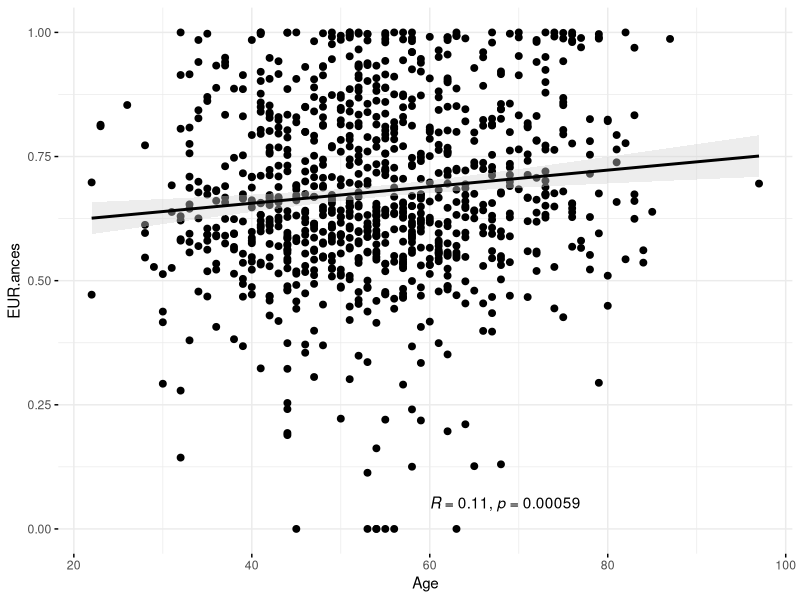
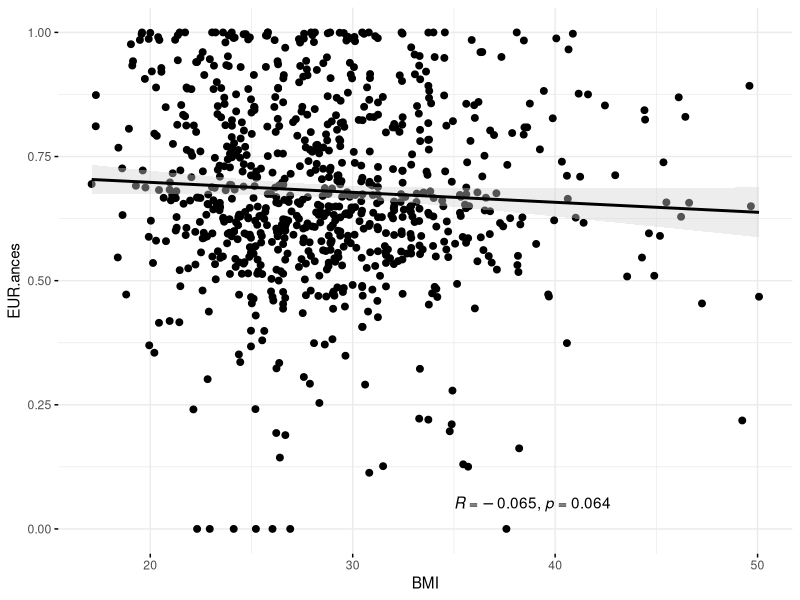

These charts were generated, in order, by the following R code: (Note: this script raises an error after producing the figures.)
## ---- chunk 1
library(readxl)
library(ggpubr)
library(gridExtra)
library(rstatix)
## ---- chunk 2
df <- read_excel("dataset_LACRN.xlsx") #set path
## ---- chunk 3
corr <- ggscatter(df, x = "Age", y = "EUR.ances",
          add = "reg.line", conf.int = TRUE,    
          add.params = list(fill = "lightgray"),
          ggtheme = theme_minimal()
          )+
  stat_cor(method = "spearman",
           label.x = 60, label.y = 0.05) 
## ---- chunk 4
corr2 <- ggscatter(df, x = "BMI", y = "EUR.ances",
          add = "reg.line", conf.int = TRUE,    
          add.params = list(fill = "lightgray"),
          ggtheme = theme_minimal()
          )+
  stat_cor(method = "spearman",
           label.x = 35, label.y = 0.05)
## ---- chunk 5
edu <- df[!is.na(df$EducationYears),]
educ <- ggplot(edu, aes(x=edu$EducationYears, y=EUR.ances, fill = edu$EducationYears)) + 
   geom_quasirandom(width = 0.4, aes(color = EducationYears))+
 scale_fill_manual(values=c("navyblue","red3"))+
  scale_color_manual(values=c("navyblue","red3"))+
  geom_boxplot(fill="white", alpha = 0) +
  theme(legend.position="none", panel.background = element_blank())+labs(x="Education Years", y = "EUR Ancestry")+
  theme_classic() + theme(legend.position = "none", axis.text.x = element_text(size = 10, color = "black"), axis.text.y = element_text(size = 10, color = "black")) + annotate("text",x=1.5, y=1.1, label="Wilcoxon p-value = 0.984", size = 3.5, fontface="italic")
## ---- chunk 6
hist <- df[!is.na(df$Hist_Grade),]
hist$Hist_Grade <- factor(hist$Hist_Grade, levels = c("Low", "Intermediate","High"))
histg <- ggplot(hist, aes(x=hist$Hist_Grade, y=EUR.ances, fill = hist$Hist_Grade)) + 
   geom_quasirandom(width = 0.4, aes(color = Hist_Grade))+
 scale_fill_manual(values=c("navyblue","darkgreen","red3"))+
  scale_color_manual(values=c("navyblue","darkgreen","red3"))+
  geom_boxplot(fill="white", alpha = 0) +
  theme(legend.position="none", panel.background = element_blank())+labs(x="Histological grade", y = "EUR Ancestry")+
  theme_classic() + theme(legend.position = "none", axis.text.x = element_text(size = 10, color = "black"), axis.text.y = element_text(size = 10, color = "black")) + annotate("text",x=1.5, y=1.1, label="Wilcoxon p-value = 0.344", size = 3.5, fontface="italic")
## ---- chunk 7
stage <- df[!is.na(df$Stage),]
stage$Stage <- factor(stage$Stage, levels = c("Early","Locally Advanced"))
stag <- ggplot(stage, aes(x=stage$Stage, y=EUR.ances, fill = stage$Stage)) + 
   geom_quasirandom(width = 0.4, aes(color = Stage))+
 scale_fill_manual(values=c("navyblue","red3"))+
  scale_color_manual(values=c("navyblue","red3"))+
  geom_boxplot(fill="white", alpha = 0) +
  theme(legend.position="none", panel.background = element_blank())+labs(x="Stage", y = "EUR Ancestry")+
  theme_classic() + theme(legend.position = "none", axis.text.x = element_text(size = 10, color = "black"), axis.text.y = element_text(size = 10, color = "black")) + annotate("text",x=1.5, y=1.1, label="Wilcoxon p-value < 0.001", size = 3.5, fontface="italic")
## ---- chunk 8
cn <- df[!is.na(df$cN),]
cn$cN <- factor(cn$cN, levels = c("Negative","Positive"))
node <- ggplot(cn, aes(x=cn$cN, y=EUR.ances, fill = cn$cN)) + 
   geom_quasirandom(width = 0.4, aes(color = cN))+
 scale_fill_manual(values=c("navyblue","red3"))+
  scale_color_manual(values=c("navyblue","red3"))+
  geom_boxplot(fill="white", alpha = 0) +
  theme(legend.position="none", panel.background = element_blank())+labs(x="cN", y = "EUR Ancestry")+
  theme_classic() + theme(legend.position = "none", axis.text.x = element_text(size = 10, color = "black"), axis.text.y = element_text(size = 10, color = "black")) + annotate("text",x=1.5, y=1.1, label="Wilcoxon p-value < 0.001", size = 3.5, fontface="italic")
## ---- chunk 9
ct <- df[!is.na(df$cT),]
ct$cT <- factor(ct$cT, levels = c("T1","T2","T3","T4"))
tumor <- ggplot(ct, aes(x=ct$cT, y=EUR.ances, fill = ct$cT)) + 
   geom_quasirandom(width = 0.4, aes(color = cT))+
 scale_fill_manual(values=c("#e7298a","#d95f02","#66a61e","#7570b3"))+
  scale_color_manual(values=c("#e7298a","#d95f02","#66a61e","#7570b3"))+
  geom_boxplot(fill="white", alpha = 0) +
  theme(legend.position="none", panel.background = element_blank())+labs(x="cN", y = "EUR Ancestry")+
  theme_classic() + theme(legend.position = "none", axis.text.x = element_text(size = 10, color = "black"), axis.text.y = element_text(size = 10, color = "black")) + annotate("text",x=1.5, y=1.1, label="Wilcoxon p-value = 0.053", size = 3.5, fontface="italic")
## ---- chunk 10
# Combine the plots with gridExtra to save them
tiff("extended_fig1.tiff", units="in", width=15, height=10, res=1200)
grid.arrange(corr, corr2, educ, histg, stag, node, tumor, nrow = 2) 
# insert ggplot code
dev.off()
## ---- chunk 11
corr1 <- ggscatter(arg, x = "BMI", y = "EUR.ances",
          add = "reg.line", conf.int = TRUE, title = "Argentina",    
          add.params = list(fill = "lightgray"),
          ggtheme = theme_minimal()
          )+
  stat_cor(method = "spearman", 
           label.x = 25, label.y = 0.05)

corr2 <- ggscatter(bra, x = "BMI", y = "EUR.ances",
          add = "reg.line", conf.int = TRUE,  title = "Brazil",    
          add.params = list(fill = "lightgray"),
          ggtheme = theme_minimal()
          )+
  stat_cor(method = "spearman", 
           label.x = 20, label.y = 0.05)

corr3 <- ggscatter(ch, x = "BMI", y = "EUR.ances",
          add = "reg.line", conf.int = TRUE,    title = "Chile",  
          add.params = list(fill = "lightgray"),
          ggtheme = theme_minimal()
          )+
  stat_cor(method = "spearman", 
           label.x = 20, label.y = 0.05)

corr4 <- ggscatter(mex, x = "BMI", y = "EUR.ances",
          add = "reg.line", conf.int = TRUE,    title = "Mexico",  
          add.params = list(fill = "lightgray"),
          ggtheme = theme_minimal()
          )+
  stat_cor(method = "spearman", 
           label.x = 20, label.y = 0.05)

corr5 <- ggscatter(uru, x = "BMI", y = "EUR.ances",
          add = "reg.line", conf.int = TRUE,    title = "Uruguay",  
          add.params = list(fill = "lightgray"),
          ggtheme = theme_minimal()
          )+
  stat_cor(method = "spearman", 
           label.x = 20, label.y = 0.05)
## ---- chunk 12
# Combine the plots with gridExtra to save them
tiff("Country_BMI_corr_EUR.tiff", units="in", width=15, height=10, res=1200)
grid.arrange(corr1, corr2, corr3, corr4, corr5, nrow = 2) 
# insert ggplot code
dev.off()
## ---- chunk 13
corr1 <- ggscatter(arg, x = "Age", y = "EUR.ances",
          add = "reg.line", conf.int = TRUE, title = "Argentina",    
          add.params = list(fill = "lightgray"),
          ggtheme = theme_minimal()
          )+
  stat_cor(method = "spearman", 
           label.x = 40, label.y = 0.05)

corr2 <- ggscatter(bra, x = "Age", y = "EUR.ances",
          add = "reg.line", conf.int = TRUE,  title = "Brazil",    
          add.params = list(fill = "lightgray"),
          ggtheme = theme_minimal()
          )+
  stat_cor(method = "spearman", 
           label.x = 30, label.y = 0.05)

corr3 <- ggscatter(ch, x = "Age", y = "EUR.ances",
          add = "reg.line", conf.int = TRUE,    title = "Chile",  
          add.params = list(fill = "lightgray"),
          ggtheme = theme_minimal()
          )+
  stat_cor(method = "spearman", 
           label.x = 30, label.y = 0.05)

corr4 <- ggscatter(mex, x = "Age", y = "EUR.ances",
          add = "reg.line", conf.int = TRUE,    title = "Mexico",  
          add.params = list(fill = "lightgray"),
          ggtheme = theme_minimal()
          )+
  stat_cor(method = "spearman", 
           label.x = 30, label.y = 0.05)

corr5 <- ggscatter(uru, x = "Age", y = "EUR.ances",
          add = "reg.line", conf.int = TRUE,    title = "Uruguay",  
          add.params = list(fill = "lightgray"),
          ggtheme = theme_minimal()
          )+
  stat_cor(method = "spearman", 
           label.x = 40, label.y = 0.05)
## ---- chunk 14
# Combine the plots with gridExtra
tiff("Country_AGE_corr_EUR.tiff", units="in", width=15, height=5, res=1200)
grid.arrange(corr1, corr2, corr3, corr4, corr5, nrow = 1) 
# insert ggplot code
dev.off()
## ---- chunk 15
df$Country <- factor(df$Country, levels = c("Argentina","Brazil","Chile","Mexico","Uruguay")) #alphabetical order 
## ---- chunk 16
edu <- df[!is.na(df$EducationYears),]

p <- ggboxplot(edu, x = "Country", y = "EUR.ances", ylim = c(0,1.05),
          color = "EducationYears", palette = c("navyblue","red3"),
          add = "jitter")
ed <- p + stat_compare_means(aes(group = EducationYears), method = "wilcox.test", label = "p.format", label.y = 1.05)
## ---- chunk 17
# Combine the plots with gridExtra
tiff("Country_EDUYEARS_wilcox_EUR.tiff", units="in", width=15, height=5, res=1200)
ed# insert ggplot code
dev.off()
## ---- chunk 18
hist <- df[!is.na(df$Hist_Grade),]
hist$Hist_Grade <- factor(hist$Hist_Grade, levels = c("Low", "Intermediate", "High"))
p <- ggboxplot(hist, x = "Country", y = "EUR.ances", ylim = c(0,1.05),
          color = "Hist_Grade", palette = c("navyblue","darkgreen","red3"),
          add = "jitter")
hg <- p + stat_compare_means(aes(group = Hist_Grade), method = "kruskal.test", label = "p.format",   label.y = 1.05)
## ---- chunk 19
# Combine the plots with gridExtra
tiff("Country_HISTGRADE_kruskal_EUR.tiff", units="in", width=15, height=5, res=1200)
hg# insert ggplot code
dev.off()
## ---- chunk 20
stage <- df[!is.na(df$Stage),]
stage$Stage <- factor(stage$Stage, levels = c("Early","Locally Advanced"))
p <- ggboxplot(stage, x = "Country", y = "EUR.ances", ylim = c(0,1.05),
          color = "Stage", palette = c("navyblue","red3"),
          add = "jitter")
st <- p + stat_compare_means(aes(group = Stage), method = "wilcox.test", label = "p.format",   label.y = 1.05)
## ---- chunk 21
# Combine the plots with gridExtra
tiff("Country_STAGE_wilcox_EUR.tiff", units="in", width=15, height=5, res=1200)
st# insert ggplot code
dev.off()
## ---- chunk 22
cn <- df[!is.na(df$cN),]
cn$cN <- factor(cn$cN, levels = c("Negative","Positive"))
p <- ggboxplot(cn, x = "Country", y = "EUR.ances", ylim = c(0,1.05),
          color = "cN", palette = c("navyblue","red3"),
          add = "jitter")
cn <- p + stat_compare_means(aes(group = cN), method = "wilcox.test", label = "p.format",   label.y = 1.05)
## ---- chunk 23
# Combine the plots with gridExtra
tiff("Country_cNODES_wilcox_EUR.tiff", units="in", width=15, height=5, res=1200)
cn# insert ggplot code
dev.off()
## ---- chunk 24
ct <- df[!is.na(df$cT),]
ct$cT <- factor(ct$cT, levels = c("T1","T2","T3","T4"))
p <- ggboxplot(ct, x = "Country", y = "EUR.ances", ylim = c(0,1.05),
          color = "cT", palette = c("#e7298a","#d95f02","#66a61e","#7570b3"),
          add = "jitter")
ct <- p + stat_compare_means(aes(group = cT), method = "kruskal.test", label = "p.format",   label.y = 1.05)
## ---- chunk 25
# Combine the plots with gridExtra
tiff("Country_cTUMOR_kruskal_EUR.tiff", units="in", width=15, height=5, res=1200)
ct# insert ggplot code
dev.off()
## ---- chunk 26
#replace variables according to extended figure 3
wilcox_effsize(data = df, formula = AFR.ances ~ Stage) #light blue squares in plot

kruskal_effsize(data = df, formula = EAS.ances ~ Hist_Grade) #lilac squares in plot

cramerV(table(df$Hist_Grade, complete$Country)) #green squares in plot

cor.test(df$AFR.ances, df$EUR.ances, method = "spearman") #light red squares in plot
## ---- chunk 27
df <- subset(df, Country == "Brazil")

cor.test(df$EAS.ances, df$AFR.ances, method = "spearman") #light red squares in plot
